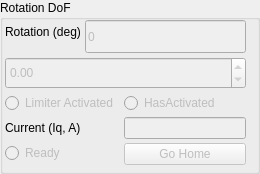
               <widget class="QGroupBox" name="rotationGroupBox">
                <property name="sizePolicy">
                 <sizepolicy hsizetype="Preferred" vsizetype="Preferred">
                  <horstretch>0</horstretch>
                  <verstretch>0</verstretch>
                 </sizepolicy>
                </property>
                <property name="title">
                 <string>Rotation DoF</string>
                </property>
                <widget class="QWidget" name="verticalLayoutWidget_4">
                 <property name="geometry">
                  <rect>
                   <x>0</x>
                   <y>20</y>
                   <width>251</width>
                   <height>145</height>
                  </rect>
                 </property>
                 <layout class="QVBoxLayout" name="verticalLayout_4">
                  <property name="spacing">
                   <number>4</number>
                  </property>
                  <property name="leftMargin">
                   <number>5</number>
                  </property>
                  <property name="rightMargin">
                   <number>5</number>
                  </property>
                  <item>
                   <layout class="QFormLayout" name="formLayout">
                    <item row="0" column="0">
                     <widget class="QLabel" name="label_3">
                      <property name="text">
                       <string>Rotation (deg)</string>
                      </property>
                     </widget>
                    </item>
                    <item row="0" column="1">
                     <widget class="QLineEdit" name="panelRotationLineEdit">
                      <property name="enabled">
                       <bool>false</bool>
                      </property>
                      <property name="sizePolicy">
                       <sizepolicy hsizetype="Expanding" vsizetype="Expanding">
                        <horstretch>0</horstretch>
                        <verstretch>0</verstretch>
                       </sizepolicy>
                      </property>
                      <property name="mouseTracking">
                       <bool>false</bool>
                      </property>
                      <property name="focusPolicy">
                       <enum>Qt::FocusPolicy::NoFocus</enum>
                      </property>
                      <property name="contextMenuPolicy">
                       <enum>Qt::ContextMenuPolicy::NoContextMenu</enum>
                      </property>
                      <property name="text">
                       <string>0</string>
                      </property>
                      <property name="readOnly">
                       <bool>true</bool>
                      </property>
                     </widget>
                    </item>
                   </layout>
                  </item>
                  <item>
                   <widget class="QDoubleSpinBox" name="panelRotationSpinBox">
                    <property name="enabled">
                     <bool>false</bool>
                    </property>
                    <property name="sizePolicy">
                     <sizepolicy hsizetype="Minimum" vsizetype="Expanding">
                      <horstretch>0</horstretch>
                      <verstretch>0</verstretch>
                     </sizepolicy>
                    </property>
                    <property name="minimum">
                     <double>-3600.000000000000000</double>
                    </property>
                    <property name="maximum">
                     <double>3600.000000000000000</double>
                    </property>
                    <property name="singleStep">
                     <double>5.000000000000000</double>
                    </property>
                   </widget>
                  </item>
                  <item>
                   <layout class="QFormLayout" name="formLayout_2">
                    <item row="2" column="0">
                     <widget class="QRadioButton" name="panelRotationReadyRadioButton">
                      <property name="enabled">
                       <bool>false</bool>
                      </property>
                      <property name="focusPolicy">
                       <enum>Qt::FocusPolicy::NoFocus</enum>
                      </property>
                      <property name="contextMenuPolicy">
                       <enum>Qt::ContextMenuPolicy::NoContextMenu</enum>
                      </property>
                      <property name="text">
                       <string>Ready</string>
                      </property>
                      <property name="autoExclusive">
                       <bool>false</bool>
                      </property>
                     </widget>
                    </item>
                    <item row="2" column="1">
                     <widget class="QPushButton" name="panelRotationAlignButton">
                      <property name="enabled">
                       <bool>false</bool>
                      </property>
                      <property name="text">
                       <string>Go Home</string>
                      </property>
                     </widget>
                    </item>
                    <item row="0" column="0">
                     <widget class="QRadioButton" name="panelRotationLimiterActivatedRadioButton">
                      <property name="enabled">
                       <bool>false</bool>
                      </property>
                      <property name="sizePolicy">
                       <sizepolicy hsizetype="Expanding" vsizetype="Fixed">
                        <horstretch>0</horstretch>
                        <verstretch>0</verstretch>
                       </sizepolicy>
                      </property>
                      <property name="minimumSize">
                       <size>
                        <width>115</width>
                        <height>0</height>
                       </size>
                      </property>
                      <property name="maximumSize">
                       <size>
                        <width>115</width>
                        <height>16777215</height>
                       </size>
                      </property>
                      <property name="mouseTracking">
                       <bool>false</bool>
                      </property>
                      <property name="focusPolicy">
                       <enum>Qt::FocusPolicy::NoFocus</enum>
                      </property>
                      <property name="contextMenuPolicy">
                       <enum>Qt::ContextMenuPolicy::NoContextMenu</enum>
                      </property>
                      <property name="text">
                       <string>Limiter Activated</string>
                      </property>
                      <property name="checkable">
                       <bool>true</bool>
                      </property>
                      <property name="autoExclusive">
                       <bool>false</bool>
                      </property>
                     </widget>
                    </item>
                    <item row="0" column="1">
                     <widget class="QRadioButton" name="panelRotationLimiterHasActivatedRadioButton">
                      <property name="enabled">
                       <bool>false</bool>
                      </property>
                      <property name="sizePolicy">
                       <sizepolicy hsizetype="Expanding" vsizetype="Fixed">
                        <horstretch>0</horstretch>
                        <verstretch>0</verstretch>
                       </sizepolicy>
                      </property>
                      <property name="maximumSize">
                       <size>
                        <width>16777215</width>
                        <height>16777215</height>
                       </size>
                      </property>
                      <property name="focusPolicy">
                       <enum>Qt::FocusPolicy::NoFocus</enum>
                      </property>
                      <property name="contextMenuPolicy">
                       <enum>Qt::ContextMenuPolicy::NoContextMenu</enum>
                      </property>
                      <property name="text">
                       <string>HasActivated</string>
                      </property>
                      <property name="autoExclusive">
                       <bool>false</bool>
                      </property>
                     </widget>
                    </item>
                    <item row="1" column="0">
                     <widget class="QLabel" name="label_4">
                      <property name="text">
                       <string>Current (Iq, A)</string>
                      </property>
                     </widget>
                    </item>
                    <item row="1" column="1">
                     <widget class="QLineEdit" name="panelRotationIqEdit">
                      <property name="enabled">
                       <bool>false</bool>
                      </property>
                      <property name="mouseTracking">
                       <bool>false</bool>
                      </property>
                      <property name="focusPolicy">
                       <enum>Qt::FocusPolicy::NoFocus</enum>
                      </property>
                      <property name="contextMenuPolicy">
                       <enum>Qt::ContextMenuPolicy::NoContextMenu</enum>
                      </property>
                      <property name="readOnly">
                       <bool>true</bool>
                      </property>
                     </widget>
                    </item>
                   </layout>
                  </item>
                 </layout>
                </widget>
               </widget>
